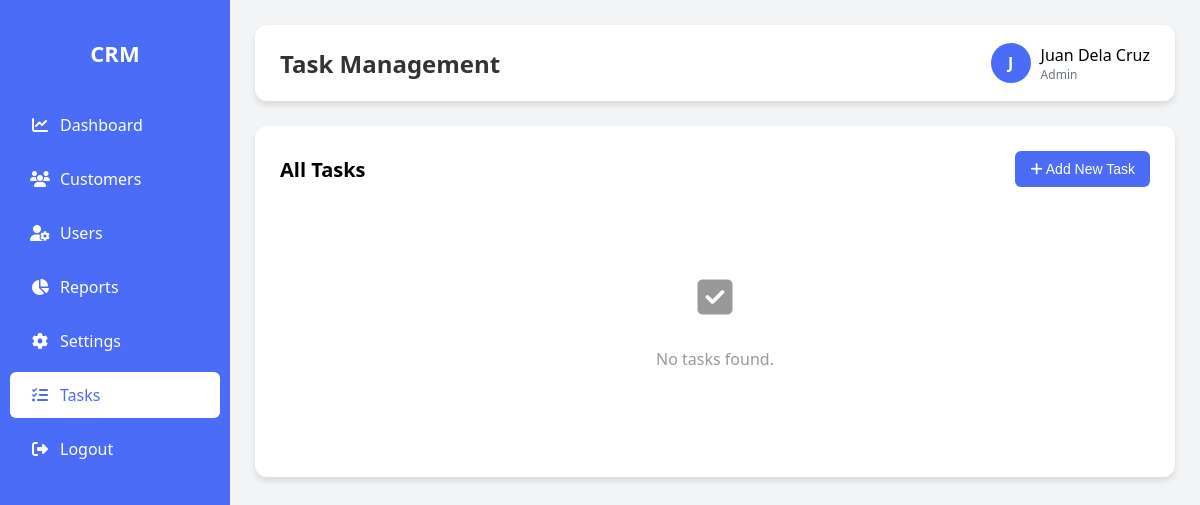
The page /task.php (signed in) on the database as committed earlier.
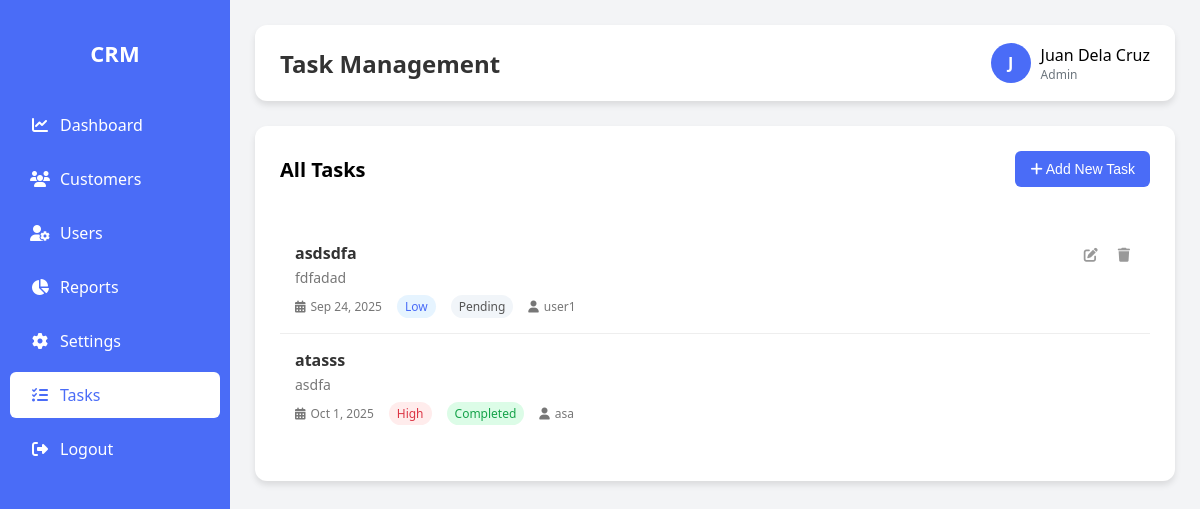
The same page on the database as committed later.
### tables this page shows
CREATE TABLE `tasks` (
  `id` int(11) NOT NULL,
  `title` varchar(255) NOT NULL,
  `description` text DEFAULT NULL,
  `due_date` date NOT NULL,
  `priority` enum('low','medium','high') NOT NULL DEFAULT 'medium',
  `status` enum('pending','in-progress','completed') NOT NULL DEFAULT 'pending',
  `assigned_to` int(11) NOT NULL,
  `created_by` int(11) NOT NULL,
  `created_at` timestamp NOT NULL DEFAULT current_timestamp(),
  `updated_at` timestamp NOT NULL DEFAULT current_timestamp() ON UPDATE current_timestamp()
);

CREATE TABLE `users` (
  `id` int(11) NOT NULL,
  `name` varchar(100) NOT NULL,
  `email` varchar(100) NOT NULL,
  `password` varchar(255) NOT NULL,
  `role` enum('admin','user') DEFAULT 'user',
  `phone` varchar(20) DEFAULT NULL,
  `position` varchar(100) DEFAULT NULL,
  `bio` text DEFAULT NULL,
  `created_at` timestamp NOT NULL DEFAULT current_timestamp(),
  `updated_at` timestamp NOT NULL DEFAULT current_timestamp() ON UPDATE current_timestamp()
);

### functions.php (called while the page is built, shortened)
<?php
function getTasks() {
    global $conn;
    $role = $_SESSION['role'];
    $sql = "SELECT t.*, u.name as assigned_name, creator.name as created_by_name
            FROM tasks t
            JOIN users u ON t.assigned_to = u.id
            JOIN users creator ON t.created_by = creator.id";
    $sql .= " ORDER BY t.id DESC";
    $stmt = $conn->prepare($sql);
    $stmt->execute();
    $result = $stmt->get_result();
    $tasks = [];
    while ($row = $result->fetch_assoc()) {
        $tasks[] = $row;
    }
    return $tasks;
}
function getUserDetails($user_id) {
    global $conn;
    $sql = "SELECT * FROM users WHERE id = ?";
    $stmt = $conn->prepare($sql);
    $stmt->bind_param("i", $user_id);
    $stmt->execute();
    $result = $stmt->get_result();
    if ($result->num_rows > 0) {
        $user = $result->fetch_assoc();
        $name_parts = explode(' ', $user['name'], 2);
        $user['first_name'] = $name_parts[0] ?? '';
        $user['last_name'] = $name_parts[1] ?? '';
        return $user;
    }
    return null;
}
?>

### task.php (the view, shortened to what this page needs)
<?php
include 'config.php';
include 'functions.php';
$user_id = $_SESSION['user_id'];
$user = getUserDetails($user_id);
$role = $user['role'];
$user_name = $user['name'];
$tasks = getTasks();
?>
<!DOCTYPE html>
<html lang="en">
<head>
    <link rel="stylesheet" href="https://cdnjs.cloudflare.com/ajax/libs/font-awesome/6.4.0/css/all.min.css">
</head>
<body>
    <?php include 'sidebar.php'; ?>
    <div class="main-content">
        <div class="header">
            <h2>Task Management</h2>
            <div class="header-actions">
                 <div class="user-profile">
                    <div class="user-avatar"><?php echo strtoupper(substr($user_name, 0, 1)); ?></div>
                    <div>
                        <div style="font-weight: 500;"><?php echo htmlspecialchars($user_name); ?></div>
                        <div style="font-size: 12px; color: var(--secondary);"><?php echo ucfirst($role); ?></div>
                    </div>
                </div>
            </div>
        </div>
        <div class="card">
            <div class="card-header">
                <h2><?php echo ($role === 'admin') ? 'All Tasks' : 'My Tasks'; ?></h2>
                <?php if ($role === 'admin') : ?>
                    <button class="btn btn-primary" id="addTaskBtn"><i class="fas fa-plus"></i> Add New Task</button>
                <?php endif; ?>
            </div>
            <ul class="task-list" id="taskList">
                <?php if (!empty($tasks)): foreach ($tasks as $task): ?>
                <li class="task-item" data-id="<?php echo $task['id']; ?>">
                    <div class="task-content">
                        <div class="task-title"><?php echo htmlspecialchars($task['title']); ?></div>
                        <div class="task-description"><?php echo htmlspecialchars($task['description'] ?? ''); ?></div>
                        <div class="task-meta">
                            <div><i class="fas fa-calendar-alt"></i> <span><?php echo date("M j, Y", strtotime($task['due_date'])); ?></span></div>
                            <div class="task-priority priority-<?php echo $task['priority']; ?>"><?php echo ucfirst($task['priority']); ?></div>
                            <div class="task-status status-<?php echo $task['status']; ?>"><?php echo ucfirst(str_replace('-', ' ', $task['status'])); ?></div>
                            <?php if ($role === 'admin'): ?>
                            <div><i class="fas fa-user"></i> <?php echo htmlspecialchars($task['assigned_name']); ?></div>
                            <?php endif; ?>
                        </div>
                    </div>
                    <div class="task-actions">
                        <?php if ($role === 'admin' && $task['status'] !== 'completed') : ?>
                            <button title="Edit" onclick="editTask(this)" data-task='<?= htmlspecialchars(json_encode($task), ENT_QUOTES, 'UTF-8') ?>'><i class="fas fa-edit"></i></button>
                            <form method="POST" onsubmit="return confirm('Delete this task?');" style="display:inline;">
                                <button type="submit" title="Delete"><i class="fas fa-trash"></i></button>
                            </form>
                        <?php endif; ?>
                    </div>
                </li>
                <?php endforeach; else: ?>
                <div class="empty-state">
                    <i class="fas fa-check-square"></i>
                    <p>No tasks found.</p>
                </div>
                <?php endif; ?>
            </ul>
        </div>
    </div>
</body>
</html>

Rows that differ between the two databases and show on the page:
added tasks: title "asdsdfa", description "fdfadad", due_date "Sep 24, 2025", priority "Low", status "Pending", assigned_to.name "user1"
added tasks: title "atasss", description "asdfa", due_date "Oct 1, 2025", priority "High", status "Completed", assigned_to.name "asa"
Other text that changed with them:
text no longer shown: "No tasks found."
